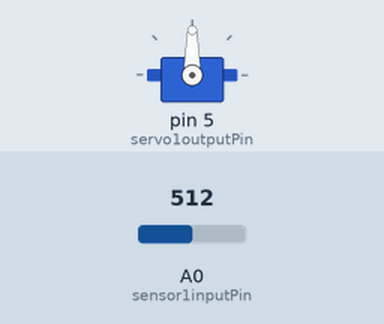
Bench run of a sketch on a simulated Arduino Uno, built with avr-gcc and run on an emulated ATmega328P. Shown: servo. The inputs (shaded band) are chosen by the test bench; at power-on: A0 (sensor1inputPin) = 512.

Above: at 1.2 s.
1.3 s: A0 (sensor1inputPin) set to 716
At 2.4 s:
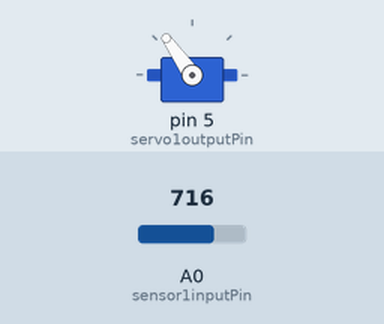
2.8 s: A0 (sensor1inputPin) set to 900
At 3.5 s:
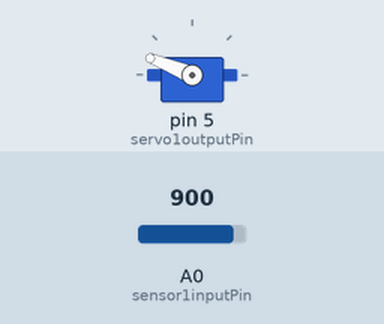
4.3 s: A0 (sensor1inputPin) set to 1023
At 4.7 s:
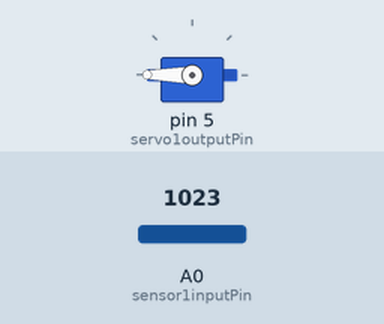
5.8 s: A0 (sensor1inputPin) set to 306
At 7.0 s:
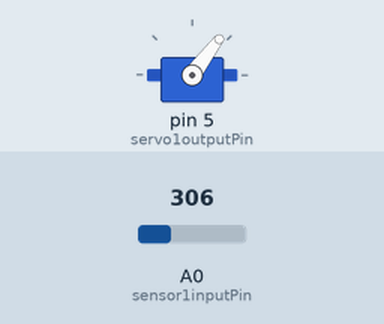
7.3 s: A0 (sensor1inputPin) set to 122
At 8.2 s:
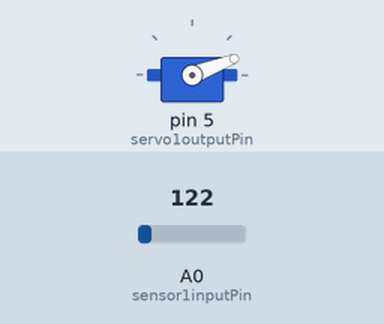
Timing chart, 0 to 9.8 s (numbered marks = the images above; inputs shaded):
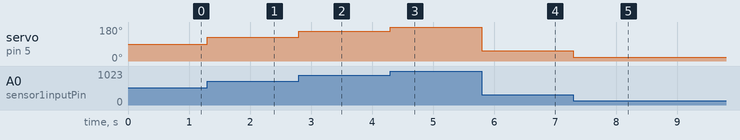

Measured:
- after the input at 1.3 s, servo on pin 5 (servo1outputPin): 90° → 125° at once
- after the input at 2.8 s, servo on pin 5 (servo1outputPin): 125° → 158° at once
- after the input at 4.3 s, servo on pin 5 (servo1outputPin): 158° → 180° at once
- after the input at 5.8 s, servo on pin 5 (servo1outputPin): 180° → 53° at once
- after the input at 7.3 s, servo on pin 5 (servo1outputPin): 53° → 21° at once

The sketch:

basicServoControl.ino
```cpp
///basic servo control from an analog sensor
#include <Servo.h>

Servo servo1;  //create the servo object


int sensor1inputPin = 0; //the analog pin the sensor is attached to
int servo1outputPin = 5; //the pin controlling servo

int sensor1RawValue; //variable that will hold the raw value from the sensor
int sensor1ConvValue; // variable that will hold the converted output value

void setup()
{
servo1.attach(servo1outputPin,500,2500);
}


void loop()
{
sensor1RawValue=analogRead(sensor1inputPin); //read the sensor
sensor1ConvValue=map(sensor1RawValue,0,1023,0,180); // convert from 0 - 1023 to 0-180

servo1.write(sensor1ConvValue);
}
```
